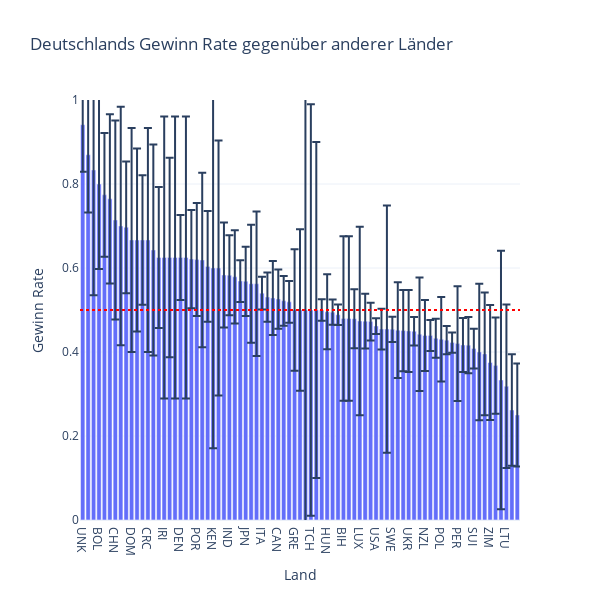

The cell this chart's notebook holds for it:
### Code cell
# Germanys win rate against other countries
germanys_wins = win_counts.loc[win_counts["winner_ioc"] == "GER"].sort_values(by="win_rate", ascending=False)
px.bar(germanys_wins, x="loser_ioc", y="win_rate", title="Deutschlands Gewinn Rate gegenüber anderer Länder",
       height=600, width=600, range_y=[0, 1], labels={
        "loser_ioc": "Land",
        "win_rate": "Gewinn Rate"
    }, error_y="win_rate_ci", template="plotly_white").add_hline(y=0.5, line_dash="dot", line_color="red")

### Figure 1 — Plotly figure (JSON) as saved in the notebook; plotly's stock layout.template omitted (floating-point values rounded to 4 significant figures)
{"data": [{"alignmentgroup": "True", "error_y": {"array": [0.1119, 0.1376, 0.2982, 0.2024, 0.1472, 0.2016, 0.2366, 0.284, 0.1568, 0.2667, 0.2178, 0.154, 0.2667, 0.251, 0.1677, 0.3355, 0.2372, 0.3355, 0.1012, 0.3355, 0.117, 0.1345, 0.2077, 0.1317, 0.4294, 0.3036, 0.1247, 0.09524, 0.111, 0.04993, 0.08234, 0.1403, 0.1719, 0.03876, 0.05877, 0.08822, 0.07063, 0.05915, 0.04978, 0.1445, 0.1922, 0.693, 0.49, 0.4001, 0.02588, 0.08909, 0.02989, 0.02452, 0.1958, 0.1958, 0.0703, 0.2245, 0.0651, 0.04504, 0.01874, 0.04838, 0.2943, 0.0302, 0.1142, 0.09657, 0.09751, 0.03384, 0.135, 0.08467, 0.03679, 0.04645, 0.1006, 0.03354, 0.02394, 0.1368, 0.06399, 0.06683, 0.04735, 0.1623, 0.1461, 0.137, 0.1146, 0.308, 0.1946, 0.133, 0.1225]}, "hovertemplate": "Land=%{x}<br>Gewinn Rate=%{y}<extra></extra>", "legendgroup": "", "marker": {"color": "#636efa", "pattern": {"shape": ""}}, "name": "", "offsetgroup": "", "orientation": "v", "showlegend": false, "textposition": "auto", "x": ["UNK", "VEN", "ALG", "BOL", "TPE", "PHI", "CHN", "MDA", "THA", "DOM", "TUN", "SLO", "CRC", "MON", "NOR", "IRI", "ARM", "EST", "DEN", "NGR", "MEX", "POR", "YUG", "BLR", "KEN", "BAH", "KAZ", "IND", "COL", "RSA", "JPN", "KOR", "EGY", "ITA", "BEL", "ISR", "CAN", "BRA", "AUT", "GRE", "LAT", "SEN", "TCH", "URS", "GER", "HUN", "AUS", "FRA", "BIH", "GEO", "SVK", "LUX", "ROU", "NED", "USA", "GBR", "TUR", "SWE", "ECU", "FIN", "UKR", "CZE", "URU", "NZL", "RUS", "CRO", "POL", "ARG", "ESP", "PER", "SRB", "CHI", "SUI", "BUL", "PAR", "ZIM", "MAR", "PAK", "LTU", "UZB", "CYP"], "xaxis": "x", "y": [0.9412, 0.8696, 0.8333, 0.8, 0.7742, 0.7647, 0.7143, 0.7, 0.697, 0.6667, 0.6667, 0.6667, 0.6667, 0.6429, 0.625, 0.625, 0.625, 0.625, 0.625, 0.625, 0.6212, 0.62, 0.619, 0.6038, 0.6, 0.6, 0.5833, 0.5825, 0.5789, 0.5688, 0.5683, 0.5625, 0.5625, 0.5402, 0.5307, 0.5285, 0.526, 0.5219, 0.5194, 0.5, 0.5, 0.5, 0.5, 0.5, 0.5, 0.4959, 0.4949, 0.4887, 0.48, 0.48, 0.4794, 0.4737, 0.4735, 0.4725, 0.4618, 0.4545, 0.4545, 0.454, 0.4521, 0.451, 0.45, 0.4494, 0.4423, 0.4394, 0.4392, 0.4325, 0.4301, 0.4282, 0.4224, 0.42, 0.4167, 0.4163, 0.4082, 0.4, 0.3953, 0.375, 0.3676, 0.3333, 0.3182, 0.2619, 0.25], "yaxis": "y", "type": "bar"}], "layout": {"xaxis": {"anchor": "y", "domain": [0.0, 1.0], "title": {"text": "Land"}}, "yaxis": {"anchor": "x", "domain": [0.0, 1.0], "title": {"text": "Gewinn Rate"}, "range": [0, 1]}, "legend": {"tracegroupgap": 0}, "title": {"text": "Deutschlands Gewinn Rate gegenüber anderer Länder"}, "barmode": "relative", "height": 600, "width": 600, "shapes": [{"line": {"color": "red", "dash": "dot"}, "type": "line", "x0": 0, "x1": 1, "xref": "x domain", "y0": 0.5, "y1": 0.5, "yref": "y"}]}}
